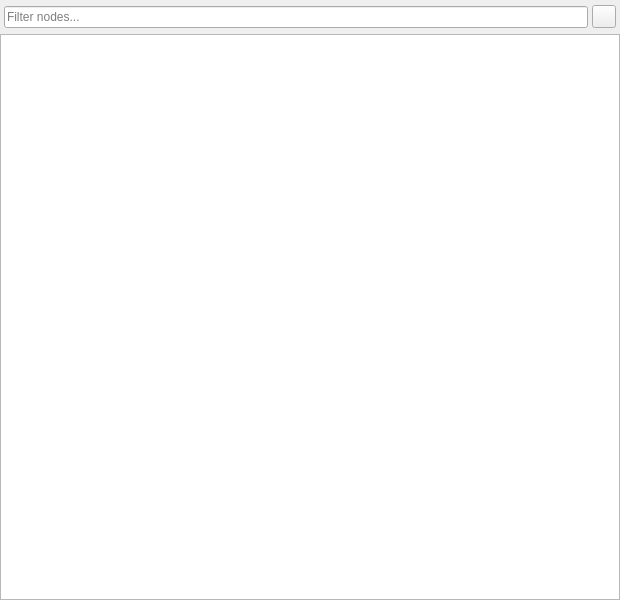
<?xml version="1.0" encoding="UTF-8"?>
<ui version="4.0">
 <class>MaterialGraph</class>
 <widget class="QWidget" name="MaterialGraph">
  <property name="geometry">
   <rect>
    <x>0</x>
    <y>0</y>
    <width>620</width>
    <height>600</height>
   </rect>
  </property>
  <property name="sizePolicy">
   <sizepolicy hsizetype="Expanding" vsizetype="Expanding">
    <horstretch>0</horstretch>
    <verstretch>0</verstretch>
   </sizepolicy>
  </property>
  <layout class="QVBoxLayout" name="verticalLayout">
   <property name="spacing">
    <number>4</number>
   </property>
   <property name="leftMargin">
    <number>0</number>
   </property>
   <property name="topMargin">
    <number>0</number>
   </property>
   <property name="rightMargin">
    <number>0</number>
   </property>
   <property name="bottomMargin">
    <number>0</number>
   </property>
   <item>
    <widget class="QWidget" name="filterBar" native="true">
     <property name="minimumSize">
      <size>
       <width>0</width>
       <height>30</height>
      </size>
     </property>
     <layout class="QHBoxLayout" name="filterLayout">
      <property name="spacing">
       <number>4</number>
      </property>
      <property name="leftMargin">
       <number>4</number>
      </property>
      <property name="topMargin">
       <number>4</number>
      </property>
      <property name="rightMargin">
       <number>4</number>
      </property>
      <property name="bottomMargin">
       <number>0</number>
      </property>
      <item>
       <widget class="QLineEdit" name="filter">
        <property name="placeholderText">
         <string>Filter nodes...</string>
        </property>
       </widget>
      </item>
      <item>
       <widget class="QToolButton" name="clear">
        <property name="toolTip">
         <string>Clear</string>
        </property>
       </widget>
      </item>
     </layout>
    </widget>
   </item>
   <item>
    <widget class="QGraphicsView" name="graph">
     <property name="sizePolicy">
      <sizepolicy hsizetype="Expanding" vsizetype="Expanding">
       <horstretch>0</horstretch>
       <verstretch>1</verstretch>
      </sizepolicy>
     </property>
    </widget>
   </item>
  </layout>
 </widget>
 <resources/>
 <connections/>
</ui>
